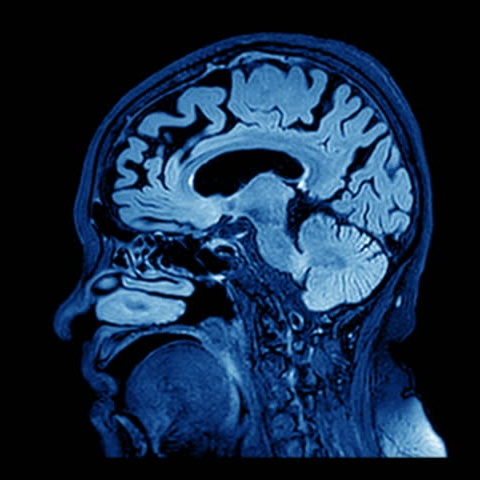
%> input picture Template/mrimain.jpg, 480 x 480 px
$ octave --eval "TemplateMatching;"   (GNU Octave 9; MATLAB toolbox functions it lacks are replaced by stand-ins)
%> lines starting %> are read from the running program, lines starting %| are printed output that depends on the picture; long printed decimals are rounded
function TemplateMatching()

clc; %% clearing the command window

%% taking inputs

I = rgb2gray(imread('Image\mrimain.jpg')); % input image with characters
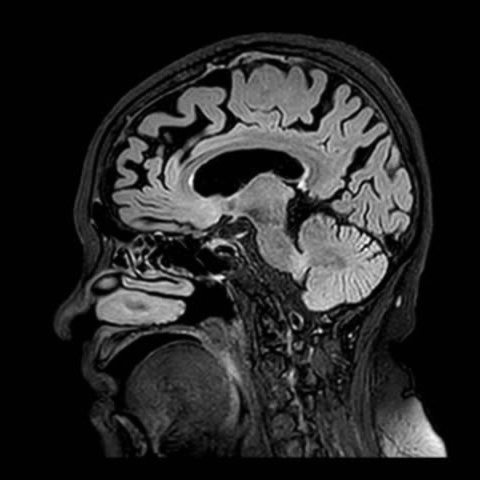
%> I: size 480x480 uint8; min 0, max 251, mean 39.2
temp = rgb2gray(imread('Template\mriCroppedf.jpg')); %template to be matched
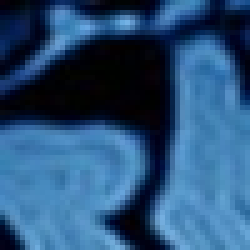
%> input picture Template/mriCroppedf.jpg, 50 x 50 px (shown 5 times larger)
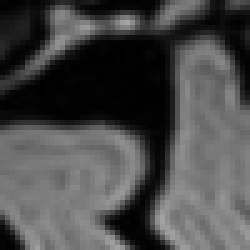
%> temp: size 50x50 uint8 (shown 5 times larger); min 0, max 165, mean 73.8

%% converting to [0 1]

S = im2double(I);
T = im2double(temp);

% S = [221,222,223,223,222,222,220;
%      221,222,222,221,221,221,220;
%      221,221,0,  220,0,  220,219;
%      220,221,221,0,  220,220,219;
%      220,221,0,  222,0,  221,219;
%      221,222,223,224,224,223,220;
%      222,223,223,223,224,223,221]-200;
%
% T = [0, 220,0;
%      221,0, 220;
%      0, 222,0]-200;

% taking dimensions

[sRow, sCol] = size(S);
%> sRow = 480; sCol = 480
[tRow, tCol] = size(T);
%> tRow = 50; tCol = 50


%% R is the output image with matching
R = S;

%% x and y will hold the coordinate where matching found
x = 1;
y = 1;

%% flag will be 1 whenevr matching
flag = 0;

%% We need average of templates for cross correlation formula
meanT = mean(T(:));
%> meanT = 0.289

%% the loop :)
for iteration = 1:15
    for i = 1:sRow - tRow % each row, but end before boundary
        for j = 1:sCol - tCol % each column, but end before boundary

       %% extracting the local neighbors of input image
            a = S(i : i+tRow-1 , j : j+tCol-1);

        %% cross correlation
            meanA = mean(a(:)); % average of the local neighbors of input image
            r1 = a - meanA;
            r2 = T - meanT;
            c1 = r1.^2;
            c2 = r2.^2;
            c = (sum(c1(:))*sum(c2(:)))^0.5;
            t = sum(sum(r1.*r2))/c;

        %% evaluation to find similarity

        %if t > 0.97
            if t > 0.999
                disp(strcat('correlation result:',num2str(t))); % strcat() concatenates string, num2str() converts numbers to string

            %% holding corrdinates (i,j) where matching

                x = i;
                y = j;
                R(x:x+tRow-1, y:y+tCol-1) = S(x:x+tRow-1, y:y+tCol-1)+0.3;
            %% setting flag
                flag = 1;
            %%
                break;

            end

        end

   %% terminating outer loop
        if flag == 1
          break;
        end

    end

%% assigning 0 to all the pixels of result image covered by the template
%R(x:x+tRow-1, y:y+tCol-1) = 0;
end
%> this loop made 15 passes
%| correlation result:0.9996
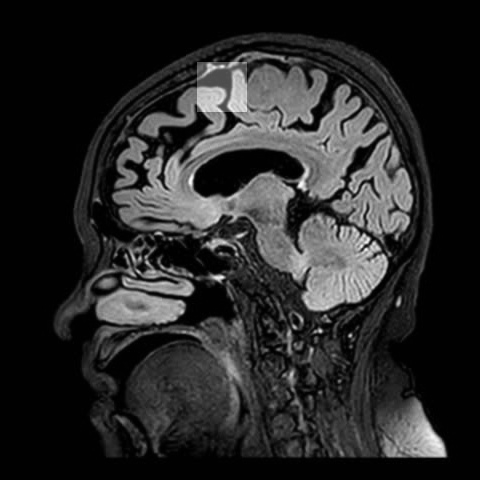
%> R: size 480x480 double; min 0, max 0.984, mean 0.157
%> after the loop, flag = 1; x = 63; y = 198
%% subplotiing: ploting multiple figures in one window
figure;
subplot(1,3,1);
imshow(S, [0 1]);
title('Input image');

subplot(1,3,2);
imshow(T, [0 1]);
title('Template image');

subplot(1,3,3);
imshow(R, [0 1]);
title('Template matching result');

end
